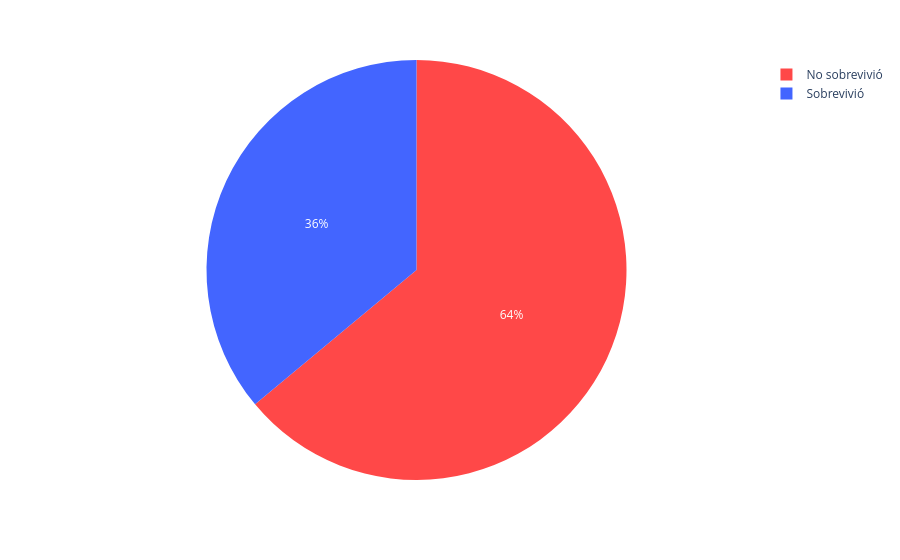

The notebook cell saved with this chart:
### Markdown cell above
3.4 Gráfico sobrevivientes entre 18 y 40 años

### Code cell
fig_pie_sobrevivientes_18_40 = px.pie(
    sobrevivientes_18_40,
    values='count',
    names='Sobreviviente',
    color='Sobreviviente',
    color_discrete_map=mapeo_colores
)

fig_pie_sobrevivientes_18_40.show()

### Figure 1 — Plotly figure (JSON) as saved in the notebook; plotly's stock layout.template omitted (floating-point values rounded to 4 significant figures)
{"data": [{"customdata": [["No sobrevivió"], ["Sobrevivió"]], "domain": {"x": [0, 1], "y": [0, 1]}, "hovertemplate": "Sobreviviente=%{customdata[0]}<br>count=%{value}<extra></extra>", "labels": ["No sobrevivió", "Sobrevivió"], "legendgroup": "", "marker": {"colors": ["#ff4848", "#4365ff"]}, "name": "", "showlegend": true, "type": "pie", "values": [385, 217]}], "layout": {"legend": {"tracegroupgap": 0}, "margin": {"t": 60}}}
